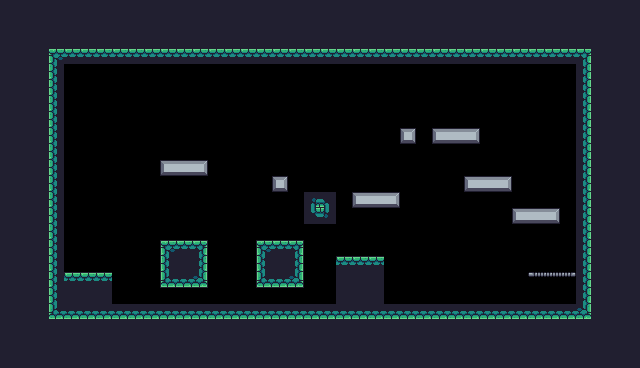

This game map was drawn from its Tiled (.tmx) file and the tilesets committed beside it. A one-line description and the full map source follow:
An orthogonal 40x23 tile map with 16x16 px tiles, 1 tile layer (Background) and 29 objects (8x Fruit, 4x Platform, 3x Saw, Player, Checkpoint).

<map version="1.10" tiledversion="1.10.2" orientation="orthogonal" renderorder="right-down" width="40" height="23" tilewidth="16" tileheight="16" infinite="0" nextlayerid="6" nextobjectid="88">
 <tileset firstgid="1" source="Pixel Adventure.tsx" />
 <layer id="1" name="Background" width="40" height="23">
  <data encoding="csv">
200,200,200,200,200,200,200,200,200,200,200,200,200,200,200,200,200,24,24,24,24,24,24,24,24,24,24,24,24,24,24,24,24,24,24,24,24,24,24,24,
200,200,200,200,200,200,200,200,24,24,200,200,200,24,200,200,200,24,24,24,24,24,24,24,24,24,24,24,24,24,24,24,24,24,24,24,24,24,24,24,
24,24,200,200,200,200,200,200,200,200,200,200,200,200,200,200,200,24,24,24,24,24,24,24,24,24,24,24,24,24,24,24,24,24,24,24,24,24,24,24,
24,24,24,177,178,178,178,178,178,178,178,178,178,178,178,178,178,178,178,178,178,178,178,178,178,178,178,178,178,178,178,178,178,178,178,178,179,24,24,24,
24,24,24,199,0,0,0,0,0,0,0,0,0,0,0,0,0,0,0,0,0,0,0,0,0,0,0,0,0,0,0,0,0,0,0,0,201,24,24,24,
24,24,24,199,0,0,0,0,0,0,0,0,0,0,0,0,0,0,0,0,0,0,0,0,0,0,0,0,0,0,0,0,0,0,0,0,201,24,24,24,
24,24,24,199,0,0,0,0,0,0,0,0,0,0,0,0,0,0,0,0,0,0,0,0,0,0,0,0,0,0,0,0,0,0,0,0,201,24,24,24,
24,24,24,199,0,0,0,0,0,0,0,0,0,0,0,0,0,0,0,0,0,0,0,0,0,0,0,0,0,0,0,0,0,0,0,0,201,24,24,24,
24,24,24,199,0,0,0,0,0,0,0,0,0,0,0,0,0,0,0,0,0,0,0,0,0,123,100,101,102,103,0,0,0,0,0,0,201,24,24,24,
24,24,24,199,0,0,0,0,0,0,0,0,0,0,0,0,0,0,0,0,0,0,0,0,0,0,0,0,0,0,0,0,0,0,0,0,201,24,24,24,
24,24,112,199,0,0,0,0,0,100,101,102,103,0,0,0,0,0,0,0,0,0,0,0,0,0,0,0,0,0,0,0,0,0,0,0,201,24,24,24,
24,24,112,199,0,0,0,0,0,0,0,0,0,100,0,0,0,123,0,0,0,0,0,0,0,0,0,0,100,101,102,103,0,0,0,0,201,24,24,24,
24,24,112,199,0,0,0,0,0,0,0,0,0,0,0,0,0,0,0,180,181,100,101,102,103,0,0,0,0,0,0,0,0,0,0,0,201,24,24,24,
24,24,112,199,0,0,0,0,0,0,0,0,0,0,0,0,0,0,0,202,203,0,0,0,0,0,0,0,0,0,0,100,101,102,103,0,201,24,24,24,
24,24,112,199,0,0,0,0,0,0,0,0,0,0,0,0,0,0,0,0,0,0,0,0,0,0,0,0,0,0,0,0,0,0,0,0,201,24,24,24,
24,24,24,199,0,0,0,0,0,0,177,178,179,0,0,0,177,178,179,0,0,0,0,0,0,0,0,0,0,0,0,0,0,0,0,0,201,24,24,24,
24,24,24,199,0,0,0,0,0,0,199,200,201,0,0,0,199,200,201,0,0,178,178,178,0,0,0,0,0,0,0,0,0,0,0,0,201,24,24,24,
24,24,24,199,178,178,178,0,0,0,221,222,223,0,0,0,221,222,223,0,0,200,200,200,0,0,0,0,0,0,0,0,0,62,63,64,201,24,24,24,
24,24,24,199,200,200,200,0,0,0,0,0,0,0,0,0,0,0,0,0,0,200,200,200,0,0,0,0,0,0,0,0,0,0,0,0,201,24,24,24,
24,24,24,221,222,222,222,222,222,222,222,222,222,222,222,222,222,222,222,222,222,222,222,222,222,222,222,222,222,222,222,222,222,222,222,222,223,24,24,24,
24,24,24,24,24,24,24,24,24,24,24,24,24,24,200,200,200,200,200,200,200,24,24,24,24,24,24,24,24,24,24,24,24,24,24,24,200,200,24,24,
24,24,24,24,24,24,24,24,24,24,24,24,24,24,24,24,24,24,24,24,24,24,24,24,24,24,24,24,24,24,24,24,24,24,24,24,24,24,24,24,
24,24,24,24,24,24,24,24,24,24,24,24,24,24,24,24,24,24,24,24,24,24,24,24,24,24,24,24,24,24,24,24,24,24,24,24,24,24,24,24
</data>
 </layer>
 <objectgroup id="2" name="Spawnpoints">
  <object id="1" name="Player" type="Player" x="60" y="240" width="32" height="32" />
  <object id="12" name="Kiwi" type="Fruit" x="250" y="144" width="32" height="32" />
  <object id="54" type="Saw" x="224" y="200" width="32" height="32">
   <properties>
    <property name="isVertical" type="bool" value="true" />
    <property name="offNeg" type="float" value="6" />
    <property name="offPos" type="float" value="6" />
   </properties>
  </object>
  <object id="59" name="Kiwi" type="Fruit" x="176" y="200" width="32" height="32" />
  <object id="61" name="Bananas" type="Fruit" x="448" y="100" width="32" height="32" />
  <object id="62" name="Apple" type="Fruit" x="480" y="144" width="32" height="32" />
  <object id="63" name="Bananas" type="Fruit" x="528" y="176" width="32" height="32" />
  <object id="64" name="Orange" type="Fruit" x="400" y="96" width="32" height="32" />
  <object id="65" name="Cherries" type="Fruit" x="176" y="128" width="32" height="32" />
  <object id="66" name="Cherries" type="Fruit" x="208" y="96" width="32" height="32" />
  <object id="71" type="Checkpoint" x="512" y="224" width="48" height="48" />
  <object id="72" type="Saw" x="420" y="272" width="32" height="32">
   <properties>
    <property name="isVertical" type="bool" value="false" />
    <property name="offNeg" type="float" value="4" />
    <property name="offPos" type="float" value="4" />
   </properties>
  </object>
  <object id="87" type="Saw" x="128" y="272" width="32" height="32">
   <properties>
    <property name="isVertical" type="bool" value="false" />
    <property name="offNeg" type="float" value="2" />
    <property name="offPos" type="float" value="2" />
   </properties>
  </object>
 </objectgroup>
 <objectgroup id="5" name="Collisions" class="Platform">
  <object id="67" x="48" y="48" width="15" height="256" />
  <object id="68" x="64" y="48" width="528" height="16" />
  <object id="69" x="576" y="64" width="16" height="240" />
  <object id="70" x="48" y="304" width="544" height="16" />
  <object id="74" x="256" y="240" width="48" height="48" />
  <object id="75" x="160" y="240" width="48" height="48" />
  <object id="76" x="64" y="272" width="48" height="32" />
  <object id="77" x="336" y="256" width="48" height="48" />
  <object id="78" type="Platform" x="352" y="192" width="48" height="16" />
  <object id="79" x="512" y="208" width="48" height="16" />
  <object id="80" x="464" y="176" width="48" height="16" />
  <object id="81" x="432" y="128" width="48" height="16" />
  <object id="83" type="Platform" x="160" y="160" width="48" height="16" />
  <object id="84" type="Platform" x="400" y="128" width="16" height="16" />
  <object id="85" x="304" y="192" width="32" height="32" />
  <object id="86" type="Platform" x="272" y="176" width="16" height="16" />
 </objectgroup>
</map>
